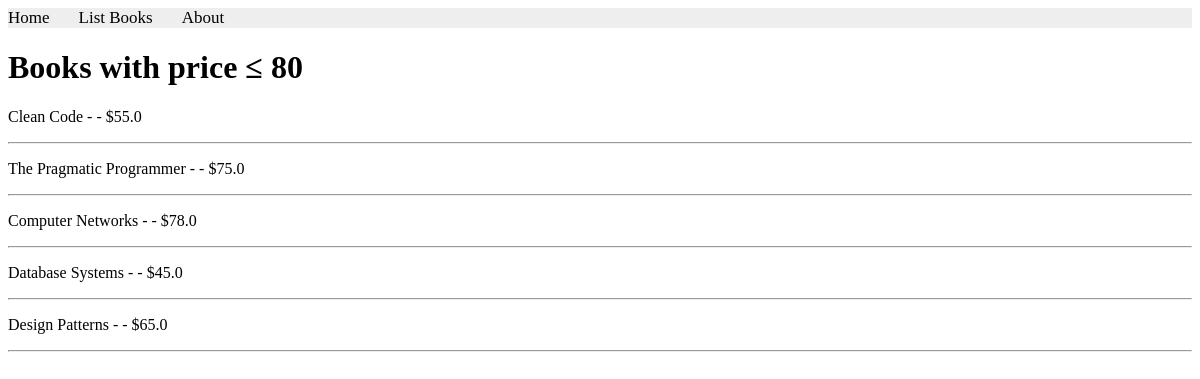
The app's page /books/lab8/task1/ with its own data.
### apps/bookmodule/models.py (models this page shows)
class Book(models.Model):
    title = models.CharField(max_length=100)
    price = models.FloatField(default=0.0)
    quantity = models.IntegerField(default=1)
    pubdate = models.DateTimeField()
    rating = models.SmallIntegerField(default=1)
    publisher = models.ForeignKey(Publisher, null=True, on_delete=models.SET_NULL)
    authors = models.ManyToManyField(Author)

### apps/bookmodule/views.py (the view)
# urls.py: path('lab8/task1/', views.lab8_task1, name='books.lab8_task1'),
def lab8_task1(request):
    books = Book.objects.filter(Q(price__lte=80))
    return render(request, 'bookmodule/lab8_task1.html', {'books': books})

### apps/templates/bookmodule/lab8_task1.html (shortened to what this page needs)
{% extends "layouts/base.html" %}
{% block content %}
<h1>Books with price ≤ 80</h1>
{% for book in books %}
    <p>{{ book.title }} - {{ book.author }} - ${{ book.price }}</p>
    <hr>
{% endfor %}
{% endblock content %}

### records on screen
Book: title "Clean Code", price "55.0"
Book: title "The Pragmatic Programmer", price "75.0"
Book: title "Computer Networks", price "78.0"
Book: title "Database Systems", price "45.0"
Book: title "Design Patterns", price "65.0"
